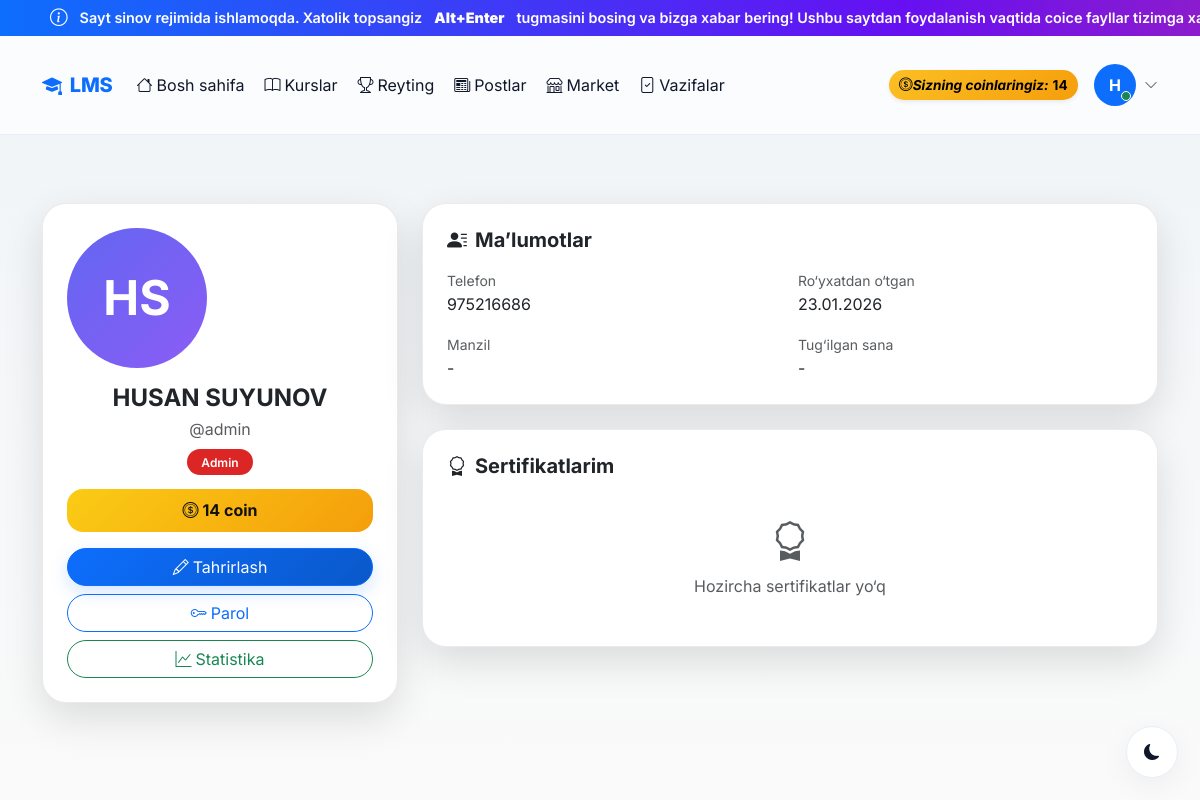
The app's page /profile/ (signed in), older data.
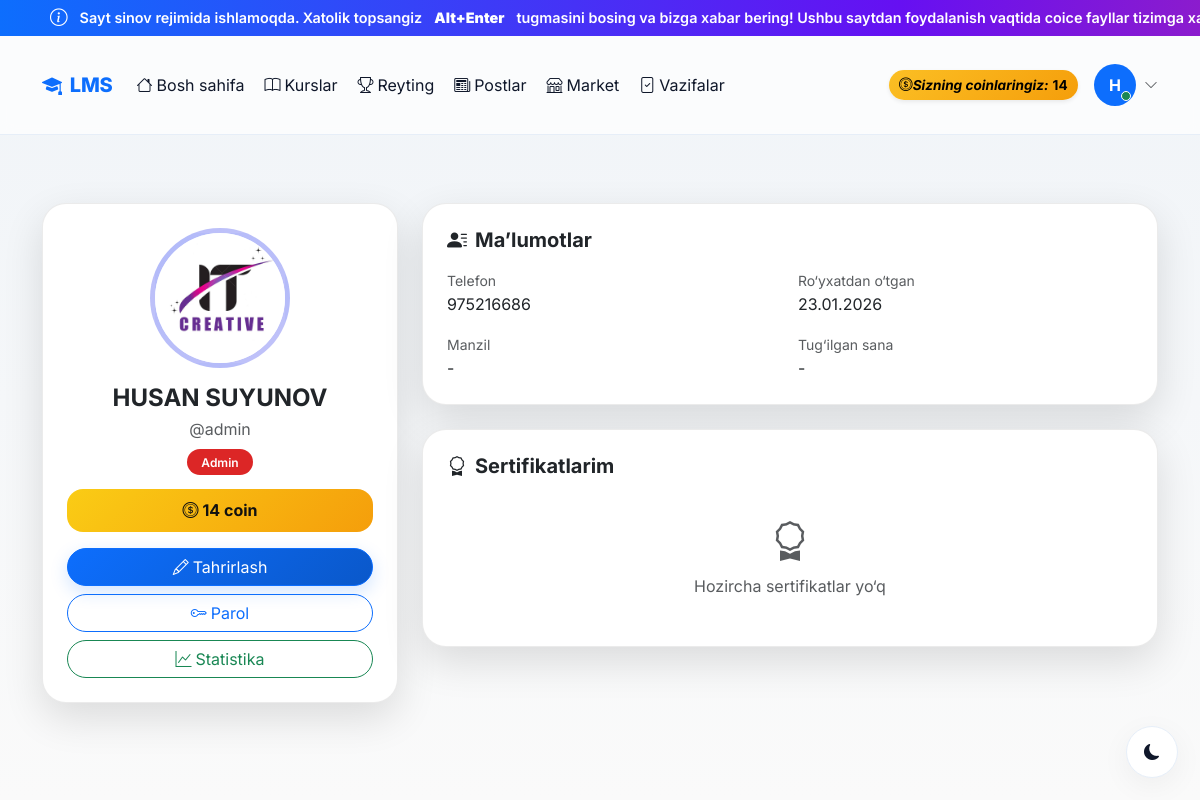
The same page, newer data.
### accounts/models.py (models this page shows, shortened)
class CustomUser(AbstractUser):
    ROLE_CHOICES = (
        ('admin', 'Admin'),
        ('teacher', "O'qituvchi"),
        ('student', "O'quvchi"),
    )
    first_name = models.CharField(max_length=100, verbose_name="Ism")
    last_name = models.CharField(max_length=100, verbose_name="Familiya")
    phone = models.CharField(max_length=20, unique=True, verbose_name="Telefon raqam")
    role = models.CharField(
        max_length=20,
        choices=ROLE_CHOICES,
        default='student',
        verbose_name="Rol"
    )
    photo = models.ImageField(
        upload_to='profiles/',
        blank=True,
        null=True,
        verbose_name="Profil rasmi"
    )
    profession = models.ForeignKey(
        'Profession',
        on_delete=models.SET_NULL,
        null=True,
        blank=True,
        related_name='students',
        verbose_name="Yo'nalish"
    )
    is_blocked = models.BooleanField(default=False, verbose_name="Bloklangan")
    last_activity = models.DateTimeField(null=True, blank=True, verbose_name="Oxirgi faollik")
    bio = models.TextField(blank=True, null=True, verbose_name="O'zi haqida")
    coins = models.IntegerField(default=0, verbose_name="Coinlar")
    total_online_time = models.IntegerField(default=0, verbose_name="Jami online vaqt (daqiqa)")
    address = models.CharField(max_length=300, blank=True, null=True, verbose_name="Yashash manzili")
    birth_date = models.DateField(null=True, blank=True, verbose_name="Tug'ilgan kuni")
    id_card = models.FileField(
        upload_to='documents/id_cards/',
        blank=True,
        null=True,
        verbose_name="ID karta / Pasport"
    )
    birth_certificate = models.FileField(
        upload_to='documents/birth_certificates/',
        blank=True,
        null=True,
        verbose_name="Tug'ilganlik haqida guvohnoma"
    )
    @property
    def is_admin(self):
        return self.role == 'admin'
    @property
    def is_teacher(self):
        return self.role == 'teacher'
    @property
    def full_name(self):
        return f"{self.first_name} {self.last_name}".strip()
    def get_initials(self):
        first = self.first_name[0] if self.first_name else ''
        last = self.last_name[0] if self.last_name else ''
        return f"{first}{last}".upper()
    class Meta:
        verbose_name = "Foydalanuvchi"
        verbose_name_plural = "Foydalanuvchilar"

### accounts/views.py (the view)
# urls.py: path('profile/', views.profile_view, name='profile'),
@login_required
def profile_view(request):
    certificates = Certificate.objects.filter(student=request.user)
    enrollments = request.user.enrollments.all()
    return render(request, 'accounts/profile.html', {
        'certificates': certificates,
        'enrollments': enrollments,
    })

### accounts/management/commands/check_birthdays.py (called while the page is built, shortened)
    def handle(self, *args, **kwargs):
        today = timezone.now().date()
        users = CustomUser.objects.filter(birth_date__day=today.day, birth_date__month=today.month)
        if not users.exists():
            self.stdout.write(self.style.SUCCESS('No birthdays today.'))
            return

### accounts/templates/accounts/profile.html (shortened to what this page needs)
{% extends 'accounts/base.html' %}
{% block content %}
<div class="container py-5 profile-wrap">
<div class="row g-4">
<div class="col-lg-4">
<div class="p-card p-4 text-center">
    {% if user.photo %}
        <img src="{{ user.photo.url }}" class="avatar mb-3">
    {% else %}
        <div class="avatar-fallback mb-3">{{ user.get_initials }}</div>
    {% endif %}
    <h4 class="fw-bold mb-1">{{ user.full_name }}</h4>
    <p class="text-muted mb-2">@{{ user.username }}</p>
    <span class="role-pill
        {% if user.role == 'admin' %}role-admin
        {% elif user.role == 'teacher' %}role-teacher
        {% else %}role-student{% endif %}">
        {% if user.role == 'admin' %}Admin
        {% elif user.role == 'teacher' %}O‘qituvchi
        {% else %}O‘quvchi{% endif %}
    </span>
    <div class="coin-box my-3">
        <i class="bi bi-coin me-1"></i>{{ user.coins }} coin
    </div>
    <div class="d-grid gap-2 mt-3">
        <a href="{% url 'profile_edit' %}" class="btn btn-primary rounded-pill">
            <i class="bi bi-pencil me-1"></i>Tahrirlash
        </a>
        <a href="{% url 'change_password' %}" class="btn btn-outline-primary rounded-pill">
            <i class="bi bi-key me-1"></i>Parol
        </a>
        <a href="{% url 'my_statistics' %}" class="btn btn-outline-success rounded-pill">
            <i class="bi bi-graph-up me-1"></i>Statistika
        </a>
    </div>
</div>
</div>
<div class="col-lg-8 d-flex flex-column gap-4">
<div class="p-card p-4">
<h5 class="fw-bold mb-3">
    <i class="bi bi-person-lines-fill me-2"></i>Ma’lumotlar
</h5>
<div class="row g-3">
<div class="col-md-6">
    <small class="text-muted">Telefon</small>
    <div>{{ user.phone }}</div>
</div>
<div class="col-md-6">
    <small class="text-muted">Ro‘yxatdan o‘tgan</small>
    <div>{{ user.date_joined|date:"d.m.Y" }}</div>
</div>
<div class="col-md-6">
    <small class="text-muted">Manzil</small>
    <div>{% if user.address %}{{ user.address }}{% else %}-{% endif %}</div>
</div>
<div class="col-md-6">
    <small class="text-muted">Tug‘ilgan sana</small>
    <div>{% if user.birth_date %}{{ user.birth_date|date:"d.m.Y" }}{% else %}-{% endif %}</div>
</div>
</div>
</div>
<div class="p-card p-4">
<h5 class="fw-bold mb-3">
    <i class="bi bi-award me-2"></i>Sertifikatlarim
</h5>
{% if certificates %}
<div class="row g-3">
{% for cert in certificates %}
<div class="col-md-6">
<div class="mini-item">
    <div class="d-flex align-items-center gap-3 mb-2">
        <div class="bg-success text-white rounded-3 p-2">
            <i class="bi bi-award fs-5"></i>
        </div>
        <div>
            <b>{{ cert.profession.name }}</b><br>
            <small class="text-muted">Berilgan: {{ cert.issued_at|date:"d.m.Y" }}</small>
        </div>
    </div>
    <div class="d-flex justify-content-between align-items-center small text-muted">
        <span><i class="bi bi-person me-1"></i>{{ cert.issued_by.full_name }}</span>
        <a href="{{ cert.file.url }}" target="_blank" download
           class="btn btn-sm btn-success rounded-pill">
            <i class="bi bi-file-pdf me-1"></i>Yuklab olish
        </a>
    </div>
</div>
</div>
{% endfor %}
</div>
{% else %}
<div class="text-center py-4 text-muted">
    <i class="bi bi-award display-6"></i>
    <p class="mt-2 mb-0">Hozircha sertifikatlar yo‘q</p>
</div>
{% endif %}
</div>
</div>
</div>
</div>
{% endblock %}

### accounts/templates/accounts/base.html (shortened to what this page needs)
<!DOCTYPE html>
<html lang="uz" data-bs-theme="light">
<head>
    {% load static %}
    <link rel="stylesheet" href="{% static 'effects/weather_effect.css' %}">
    <link rel="stylesheet" href="{% static 'css/base.css' %}">
    <link href="https://cdn.jsdelivr.net/npm/bootstrap@5.3.2/dist/css/bootstrap.min.css" rel="stylesheet">
    <link href="https://cdn.jsdelivr.net/npm/bootstrap-icons@1.11.1/font/bootstrap-icons.css" rel="stylesheet">
</head>
<body>
<div class="announcement-bar" id="announcementBar">
    <div class="announcement-content">
        <span class="announcement-text" id="announcementText"></span>
    </div>
</div>
<div id="weather_effect"></div>
    <div class="theme-toggle">
        <button class="btn shadow-soft" id="themeToggle" aria-label="Toggle theme">
            <i class="bi bi-moon-fill" id="themeIcon" aria-hidden="true"></i>
        </button>
    </div>
    {% if user.is_authenticated %}
    <nav class="navbar navbar-expand-lg sticky-top">
        <div class="container main-container">
            <a class="navbar-brand d-flex align-items-center gap-2" href="{% url 'home' %}">
                <i class="bi bi-mortarboard-fill"></i>
                <span>LMS</span>
            </a>
            <div class="collapse navbar-collapse" id="navbarNav">
                <ul class="navbar-nav me-auto mb-2 mb-lg-0 align-items-lg-center gap-lg-1">
                    <li class="nav-item">
                        <a class="nav-link {% if request.resolver_match.url_name == 'home' %}active{% endif %}"
                            href="{% url 'home' %}">
                            <i class="bi bi-house me-1"></i>Bosh sahifa
                        </a>
                    </li>
                    <li class="nav-item">
                        <a class="nav-link {% if request.resolver_match.url_name and 'profession' in request.resolver_match.url_name %}active{% endif %}"
                            href="{% url 'professions' %}">
                            <i class="bi bi-book me-1"></i>Kurslar
                        </a>
                    </li>
                    <li class="nav-item">
                        <a class="nav-link {% if request.resolver_match.url_name == 'leaderboard' %}active{% endif %}"
                            href="{% url 'leaderboard' %}">
                            <i class="bi bi-trophy me-1"></i>Reyting
                        </a>
                    </li>
                    <li class="nav-item">
                        <a class="nav-link {% if request.resolver_match.app_names and 'blog' in request.resolver_match.app_names %}active{% endif %}"
                            href="{% url 'blog:post_list' %}">
                            <i class="bi bi-newspaper me-1"></i>Postlar
                        </a>
                    </li>
                    <li class="nav-item">
                        <a class="nav-link {% if 'market' in request.resolver_match.url_name %}active{% endif %}"
                            href="{% url 'coin:market_list' %}">
                            <i class="bi bi-shop me-1"></i>Market
                        </a>
                    </li>
                    {% if user.is_teacher or user.is_admin %}
                    <li class="nav-item">
                        <a class="nav-link {% if request.resolver_match.url_name == 'homework_submissions' %}active{% endif %}"
                            href="{% url 'homework_submissions' %}">
                            <i class="bi bi-file-check me-1"></i>Vazifalar
                        </a>
                    </li>
                    {% endif %}
                </ul>
                <div class="d-flex align-items-center gap-3">
                    <div class="coin-badge d-flex align-items-center gap-1 shadow-sm" title="Sizning coinlaringiz">
                        <i class="bi bi-coin">Sizning coinlaringiz: </i>
                        {{ user.coins|default:0 }}
                    </div>
                    <div class="dropdown">
                        <a class="d-flex align-items-center gap-2 text-decoration-none" data-bs-toggle="dropdown"
                            aria-expanded="false" role="button">
                            <div class="position-relative">
                                {% if user.profile.image and user.profile.image.url %}
                                <img src="{{ user.profile.image.url }}" class="rounded-circle shadow-sm"
                                    style="width:42px;height:42px;object-fit:cover"
                                    alt="{{ user.get_full_name|default:user.username }}">
                                {% elif user.avatar_url %}
                                <img src="{{ user.avatar_url }}" class="rounded-circle shadow-sm"
                                    style="width:42px;height:42px;object-fit:cover"
                                    alt="{{ user.get_full_name|default:user.username }}">
                                {% else %}
                                <div class="rounded-circle bg-primary text-white d-flex align-items-center justify-content-center fw-bold"
                                    style="width:42px;height:42px;">
                                    {{ user.get_full_name|default:user.username|slice:":1"|upper }}
                                </div>
                                {% endif %}
                                <span
                                    class="position-absolute bottom-0 end-0 translate-middle p-1 bg-success border border-white rounded-circle"></span>
                            </div>
                            <i class="bi bi-chevron-down small text-muted"></i>
                        </a>
                    </div>
                </div>
            </div>
        </div>
    </nav>
    {% endif %}
    <main class="main-container">
        {% block content %}{% endblock %}
    </main>
</body>
</html>

### static/effects/weather_effect.css (style rules this page uses)
#weather_effect { position: fixed; inset: 0; pointer-events: none; z-index: 9999; overflow: hidden; }

### static/css/base.css (style rules this page uses)
:root { --primary: #0d6efd; --primary-dark: #0a58ca; --success: #10b981; --warning: #f59e0b; --danger: #ef4444; --muted: #64748b; --glass: rgba(255, 255, 255, 0.6); }
[data-bs-theme="light"] { --bg: #f0f4f8; --card: #ffffff; --text: #0f172a; --text-muted: #64748b; --border: #e6eef8; --nav-bg: rgba(255, 255, 255, 0.7); }
* { box-sizing: border-box; font-family: 'Inter', system-ui, -apple-system, "Segoe UI", Roboto, "Helvetica Neue", Arial; }
body { background: linear-gradient(180deg, var(--bg) 0%, rgba(0, 0, 0, 0.02) 100%); color: var(--text); min-height: 100vh; transition: background 0.25s ease, color 0.25s ease; }
.navbar { background: var(--nav-bg) !important; backdrop-filter: blur(6px); border-bottom: 1px solid var(--border); padding: .65rem 0; }
.navbar-brand { font-weight: 800; color: var(--primary) !important; letter-spacing: -0.2px; }
.nav-link { color: var(--text) !important; font-weight: 600; padding: 0.45rem .75rem; border-radius: 10px; }
.avatar { width: 44px; height: 44px; border-radius: 12px; object-fit: cover; border: 2px solid var(--border); background: linear-gradient(135deg, #e6f0ff, #fff); }
.btn-primary { background: linear-gradient(135deg, var(--primary), var(--primary-dark)); border: none; box-shadow: 0 6px 18px rgba(13, 110, 253, 0.18); }
.coin-badge { background: linear-gradient(135deg, #fbbf24, #f59e0b); color: #000; padding: .3rem .65rem; border-radius: 999px; font-weight: 700; font-size: .85rem; }
.main-container { max-width: 1180px; margin: 1.25rem auto; padding: 0 1rem; }
.theme-toggle { position: fixed; bottom: 22px; right: 22px; z-index: 1100; }
.theme-toggle .btn { width: 52px; height: 52px; border-radius: 50%; border: 1px solid var(--border); background: var(--card); color: var(--text); }
.shadow-soft { box-shadow: 0 8px 30px rgba(2, 6, 23, 0.05); }

### accounts/templates/accounts/profile.html (style rules this page uses)
.profile-wrap { --border:rgba(0,0,0,.08);--shadow:0 15px 40px rgba(0,0,0,.12) }
.p-card { background:var(--bs-body-bg); border:1px solid var(--border); border-radius:1.5rem; box-shadow:var(--shadow); }
.avatar { width:140px;height:140px;border-radius:50%;object-fit:cover; border:5px solid rgba(99,102,241,.4) }
.role-pill { padding:.35rem .9rem;border-radius:2rem;font-size:.75rem;font-weight:600 }
.role-admin { background:#dc2626;color:#fff }
.coin-box { background:linear-gradient(135deg,#facc15,#f59e0b); border-radius:1rem;padding:.6rem 1.2rem;font-weight:700;color:#111 }

### accounts/templates/accounts/base.html (style rules this page uses)
.announcement-bar { background: linear-gradient(90deg, #0d6efd, #6610f2, #d63384, #fd7e14, #0d6efd); background-size: 300% 100%; animation: gradientMove 8s ease infinite; overflow: hidden; white-space: nowrap; position: relative; height: 36px; display: flex; align-items: center; }
.announcement-content { display: flex; animation: marquee 25s linear infinite; }
.announcement-text { color: white; font-weight: 600; font-size: 0.9rem; padding: 0 50px; display: flex; align-items: center; gap: 12px; }

Row changes from the older to the newer data that the page shows:
changed CustomUser "HUSAN SUYUNOV": photo: picture added; photo empty → "profiles/img.jpg" (drawn); get_initials "HS" → (not shown)
